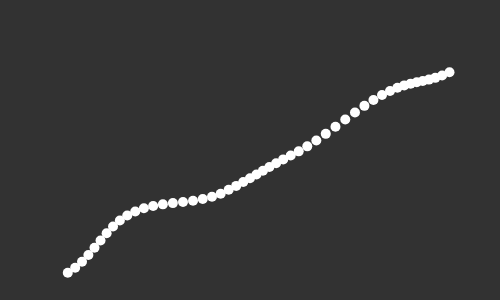
Frame 1 (no input)
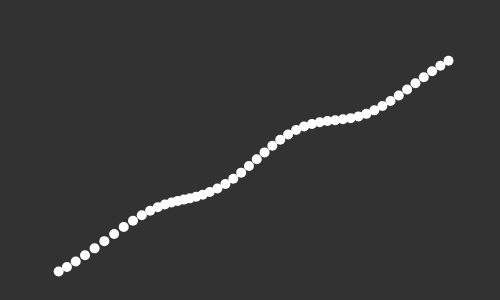
Frame 60 (no input)
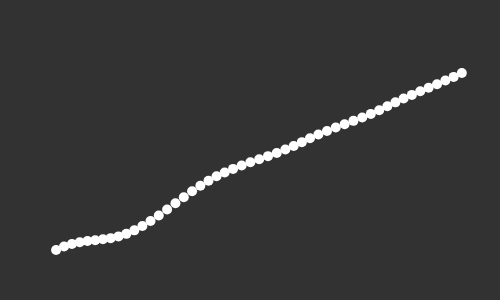
Frame 120 (the mouse pressed at the canvas centre since frame 60)

The p5.js sketch that drew these frames (run headless with seeded random() and noise() and a simulated clock; from frame 60 on, the mouse is pressed at the canvas centre):

// p5.js sketch
// ── sketch.js
// require https://cdnjs.cloudflare.com/ajax/libs/p5.js/0.5.14/p5.js
// require https://cdnjs.cloudflare.com/ajax/libs/p5.js/0.5.14/addons/p5.dom.js

// draws a rectangle, where you tell it to!

var freq_slider;
var amplitude_slider;
var time_slider;

var startX = 50;
var startY = 250;
var endX = 450;
var endY = 50;

var t = 0;

function setup() {
  createCanvas(500, 300);

  createP("Frequency");
  freq_slider = createSlider(0, 500, 50);
  createP("Amplitude");
  amplitude_slider = createSlider(0, 100, 50);
  createP("Time Speed");
  time_slider = createSlider(0, 100, 50);
}

function draw() {
  background(50);
  ellipseMode(CENTER);

  var frequency = freq_slider.value() / 10;
  var amplitude = amplitude_slider.value() / 100;
  var timeStep = time_slider.value() / 1000;

  t += timeStep;
  noiseDetail(1, 0.5);

  fill(255);
  noStroke();
  for (i = 0; i < 1; i += 0.02) {
    var x = lerp(startX, endX, i);
    var y = lerp(startY, endY, i);
    var offsetX = noise(i * frequency + t) * amplitude * 100;
    var offsetY = noise(i * frequency + t, 100) * amplitude * 100;

    ellipse(x + offsetX, y + offsetY, 10, 10);
  }
}
